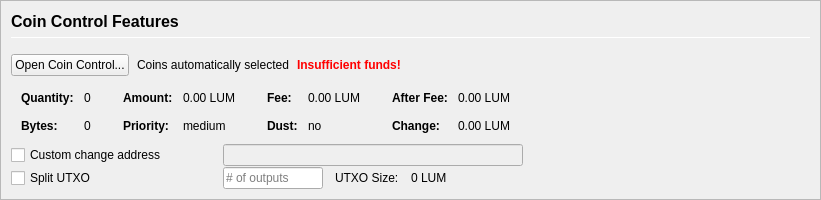
         <widget class="QFrame" name="frameCoinControl">
          <property name="sizePolicy">
           <sizepolicy hsizetype="Expanding" vsizetype="Expanding">
            <horstretch>0</horstretch>
            <verstretch>0</verstretch>
           </sizepolicy>
          </property>
          <property name="maximumSize">
           <size>
            <width>16777215</width>
            <height>16777215</height>
           </size>
          </property>
          <property name="frameShape">
           <enum>QFrame::StyledPanel</enum>
          </property>
          <property name="frameShadow">
           <enum>QFrame::Sunken</enum>
          </property>
          <layout class="QVBoxLayout" name="verticalLayoutCoinControl2">
           <property name="spacing">
            <number>0</number>
           </property>
           <property name="leftMargin">
            <number>0</number>
           </property>
           <property name="topMargin">
            <number>0</number>
           </property>
           <property name="rightMargin">
            <number>0</number>
           </property>
           <property name="bottomMargin">
            <number>0</number>
           </property>
           <item>
            <widget class="QFrame" name="frameCoinControl_BG">
             <layout class="QVBoxLayout" name="verticalLayoutCoinControl" stretch="0,0,0,0,0,0">
              <property name="spacing">
               <number>1</number>
              </property>
              <property name="leftMargin">
               <number>10</number>
              </property>
              <property name="topMargin">
               <number>10</number>
              </property>
              <item>
               <layout class="QHBoxLayout" name="horizontalLayoutCoinControl1">
                <property name="bottomMargin">
                 <number>15</number>
                </property>
                <item>
                 <layout class="QVBoxLayout" name="verticalLayout_3">
                  <property name="spacing">
                   <number>6</number>
                  </property>
                  <item>
                   <widget class="QLabel" name="labelCoinControlFeatures">
                    <property name="sizePolicy">
                     <sizepolicy hsizetype="Preferred" vsizetype="Maximum">
                      <horstretch>0</horstretch>
                      <verstretch>0</verstretch>
                     </sizepolicy>
                    </property>
                    <property name="minimumSize">
                     <size>
                      <width>0</width>
                      <height>20</height>
                     </size>
                    </property>
                    <property name="font">
                     <font>
                      <pointsize>12</pointsize>
                      <weight>75</weight>
                      <bold>true</bold>
                     </font>
                    </property>
                    <property name="styleSheet">
                     <string notr="true">font-weight:bold;</string>
                    </property>
                    <property name="text">
                     <string>Coin Control Features</string>
                    </property>
                   </widget>
                  </item>
                  <item>
                   <widget class="Line" name="line">
                    <property name="minimumSize">
                     <size>
                      <width>0</width>
                      <height>1</height>
                     </size>
                    </property>
                    <property name="maximumSize">
                     <size>
                      <width>16777215</width>
                      <height>1</height>
                     </size>
                    </property>
                    <property name="orientation">
                     <enum>Qt::Horizontal</enum>
                    </property>
                   </widget>
                  </item>
                 </layout>
                </item>
               </layout>
              </item>
              <item>
               <layout class="QHBoxLayout" name="horizontalLayoutCoinControl2" stretch="0,0,0,0">
                <property name="spacing">
                 <number>8</number>
                </property>
                <property name="bottomMargin">
                 <number>10</number>
                </property>
                <item>
                 <widget class="QPushButton" name="pushButtonCoinControl">
                  <property name="styleSheet">
                   <string notr="true"/>
                  </property>
                  <property name="text">
                   <string>Open Coin Control...</string>
                  </property>
                  <property name="autoDefault">
                   <bool>false</bool>
                  </property>
                 </widget>
                </item>
                <item>
                 <widget class="QLabel" name="labelCoinControlAutomaticallySelected">
                  <property name="text">
                   <string>Coins automatically selected</string>
                  </property>
                  <property name="margin">
                   <number>5</number>
                  </property>
                 </widget>
                </item>
                <item>
                 <widget class="QLabel" name="labelCoinControlInsuffFunds">
                  <property name="font">
                   <font>
                    <weight>75</weight>
                    <bold>true</bold>
                   </font>
                  </property>
                  <property name="styleSheet">
                   <string notr="true">color:red;font-weight:bold;</string>
                  </property>
                  <property name="text">
                   <string>Insufficient funds!</string>
                  </property>
                  <property name="margin">
                   <number>5</number>
                  </property>
                 </widget>
                </item>
                <item>
                 <spacer name="horizontalSpacerCoinControl">
                  <property name="orientation">
                   <enum>Qt::Horizontal</enum>
                  </property>
                  <property name="sizeHint" stdset="0">
                   <size>
                    <width>40</width>
                    <height>1</height>
                   </size>
                  </property>
                 </spacer>
                </item>
               </layout>
              </item>
              <item>
               <widget class="QWidget" name="widgetCoinControl" native="true">
                <property name="sizePolicy">
                 <sizepolicy hsizetype="Preferred" vsizetype="Preferred">
                  <horstretch>0</horstretch>
                  <verstretch>0</verstretch>
                 </sizepolicy>
                </property>
                <property name="minimumSize">
                 <size>
                  <width>0</width>
                  <height>0</height>
                 </size>
                </property>
                <property name="styleSheet">
                 <string notr="true"/>
                </property>
                <layout class="QHBoxLayout" name="horizontalLayoutCoinControl5">
                 <property name="leftMargin">
                  <number>0</number>
                 </property>
                 <property name="topMargin">
                  <number>0</number>
                 </property>
                 <property name="rightMargin">
                  <number>0</number>
                 </property>
                 <property name="bottomMargin">
                  <number>0</number>
                 </property>
                 <item>
                  <layout class="QHBoxLayout" name="horizontalLayoutCoinControl3" stretch="0,0,0,1">
                   <property name="spacing">
                    <number>20</number>
                   </property>
                   <property name="topMargin">
                    <number>0</number>
                   </property>
                   <property name="bottomMargin">
                    <number>10</number>
                   </property>
                   <item>
                    <layout class="QFormLayout" name="formLayoutCoinControl1">
                     <property name="horizontalSpacing">
                      <number>10</number>
                     </property>
                     <property name="verticalSpacing">
                      <number>14</number>
                     </property>
                     <property name="leftMargin">
                      <number>10</number>
                     </property>
                     <property name="topMargin">
                      <number>4</number>
                     </property>
                     <property name="rightMargin">
                      <number>6</number>
                     </property>
                     <item row="0" column="0">
                      <widget class="QLabel" name="labelCoinControlQuantityText">
                       <property name="font">
                        <font>
                         <weight>75</weight>
                         <bold>true</bold>
                        </font>
                       </property>
                       <property name="text">
                        <string>Quantity:</string>
                       </property>
                       <property name="margin">
                        <number>0</number>
                       </property>
                      </widget>
                     </item>
                     <item row="0" column="1">
                      <widget class="QLabel" name="labelCoinControlQuantity">
                       <property name="cursor">
                        <cursorShape>IBeamCursor</cursorShape>
                       </property>
                       <property name="contextMenuPolicy">
                        <enum>Qt::ActionsContextMenu</enum>
                       </property>
                       <property name="text">
                        <string notr="true">0</string>
                       </property>
                       <property name="margin">
                        <number>0</number>
                       </property>
                       <property name="textInteractionFlags">
                        <set>Qt::LinksAccessibleByMouse|Qt::TextSelectableByKeyboard|Qt::TextSelectableByMouse</set>
                       </property>
                      </widget>
                     </item>
                     <item row="1" column="0">
                      <widget class="QLabel" name="labelCoinControlBytesText">
                       <property name="font">
                        <font>
                         <weight>75</weight>
                         <bold>true</bold>
                        </font>
                       </property>
                       <property name="text">
                        <string>Bytes:</string>
                       </property>
                      </widget>
                     </item>
                     <item row="1" column="1">
                      <widget class="QLabel" name="labelCoinControlBytes">
                       <property name="cursor">
                        <cursorShape>IBeamCursor</cursorShape>
                       </property>
                       <property name="contextMenuPolicy">
                        <enum>Qt::ActionsContextMenu</enum>
                       </property>
                       <property name="text">
                        <string notr="true">0</string>
                       </property>
                       <property name="textInteractionFlags">
                        <set>Qt::LinksAccessibleByMouse|Qt::TextSelectableByKeyboard|Qt::TextSelectableByMouse</set>
                       </property>
                      </widget>
                     </item>
                    </layout>
                   </item>
                   <item>
                    <layout class="QFormLayout" name="formLayoutCoinControl2">
                     <property name="horizontalSpacing">
                      <number>10</number>
                     </property>
                     <property name="verticalSpacing">
                      <number>14</number>
                     </property>
                     <property name="leftMargin">
                      <number>6</number>
                     </property>
                     <property name="topMargin">
                      <number>4</number>
                     </property>
                     <property name="rightMargin">
                      <number>6</number>
                     </property>
                     <item row="0" column="0">
                      <widget class="QLabel" name="labelCoinControlAmountText">
                       <property name="font">
                        <font>
                         <weight>75</weight>
                         <bold>true</bold>
                        </font>
                       </property>
                       <property name="text">
                        <string>Amount:</string>
                       </property>
                       <property name="margin">
                        <number>0</number>
                       </property>
                      </widget>
                     </item>
                     <item row="0" column="1">
                      <widget class="QLabel" name="labelCoinControlAmount">
                       <property name="cursor">
                        <cursorShape>IBeamCursor</cursorShape>
                       </property>
                       <property name="contextMenuPolicy">
                        <enum>Qt::ActionsContextMenu</enum>
                       </property>
                       <property name="text">
                        <string notr="true">0.00 LUM</string>
                       </property>
                       <property name="textInteractionFlags">
                        <set>Qt::LinksAccessibleByMouse|Qt::TextSelectableByKeyboard|Qt::TextSelectableByMouse</set>
                       </property>
                      </widget>
                     </item>
                     <item row="1" column="0">
                      <widget class="QLabel" name="labelCoinControlPriorityText">
                       <property name="font">
                        <font>
                         <weight>75</weight>
                         <bold>true</bold>
                        </font>
                       </property>
                       <property name="text">
                        <string>Priority:</string>
                       </property>
                      </widget>
                     </item>
                     <item row="1" column="1">
                      <widget class="QLabel" name="labelCoinControlPriority">
                       <property name="cursor">
                        <cursorShape>IBeamCursor</cursorShape>
                       </property>
                       <property name="contextMenuPolicy">
                        <enum>Qt::ActionsContextMenu</enum>
                       </property>
                       <property name="text">
                        <string>medium</string>
                       </property>
                       <property name="textInteractionFlags">
                        <set>Qt::LinksAccessibleByMouse|Qt::TextSelectableByKeyboard|Qt::TextSelectableByMouse</set>
                       </property>
                      </widget>
                     </item>
                    </layout>
                   </item>
                   <item>
                    <layout class="QFormLayout" name="formLayoutCoinControl3">
                     <property name="horizontalSpacing">
                      <number>10</number>
                     </property>
                     <property name="verticalSpacing">
                      <number>14</number>
                     </property>
                     <property name="leftMargin">
                      <number>6</number>
                     </property>
                     <property name="topMargin">
                      <number>4</number>
                     </property>
                     <property name="rightMargin">
                      <number>6</number>
                     </property>
                     <item row="0" column="0">
                      <widget class="QLabel" name="labelCoinControlFeeText">
                       <property name="font">
                        <font>
                         <weight>75</weight>
                         <bold>true</bold>
                        </font>
                       </property>
                       <property name="text">
                        <string>Fee:</string>
                       </property>
                       <property name="margin">
                        <number>0</number>
                       </property>
                      </widget>
                     </item>
                     <item row="0" column="1">
                      <widget class="QLabel" name="labelCoinControlFee">
                       <property name="cursor">
                        <cursorShape>IBeamCursor</cursorShape>
                       </property>
                       <property name="contextMenuPolicy">
                        <enum>Qt::ActionsContextMenu</enum>
                       </property>
                       <property name="text">
                        <string notr="true">0.00 LUM</string>
                       </property>
                       <property name="textInteractionFlags">
                        <set>Qt::LinksAccessibleByMouse|Qt::TextSelectableByKeyboard|Qt::TextSelectableByMouse</set>
                       </property>
                      </widget>
                     </item>
                     <item row="1" column="0">
                      <widget class="QLabel" name="labelCoinControlLowOutputText">
                       <property name="font">
                        <font>
                         <weight>75</weight>
                         <bold>true</bold>
                        </font>
                       </property>
                       <property name="text">
                        <string>Dust:</string>
                       </property>
                      </widget>
                     </item>
                     <item row="1" column="1">
                      <widget class="QLabel" name="labelCoinControlLowOutput">
                       <property name="cursor">
                        <cursorShape>IBeamCursor</cursorShape>
                       </property>
                       <property name="contextMenuPolicy">
                        <enum>Qt::ActionsContextMenu</enum>
                       </property>
                       <property name="text">
                        <string>no</string>
                       </property>
                       <property name="textInteractionFlags">
                        <set>Qt::LinksAccessibleByMouse|Qt::TextSelectableByKeyboard|Qt::TextSelectableByMouse</set>
                       </property>
                      </widget>
                     </item>
                    </layout>
                   </item>
                   <item>
                    <layout class="QFormLayout" name="formLayoutCoinControl4">
                     <property name="horizontalSpacing">
                      <number>10</number>
                     </property>
                     <property name="verticalSpacing">
                      <number>14</number>
                     </property>
                     <property name="leftMargin">
                      <number>6</number>
                     </property>
                     <property name="topMargin">
                      <number>4</number>
                     </property>
                     <property name="rightMargin">
                      <number>6</number>
                     </property>
                     <item row="0" column="0">
                      <widget class="QLabel" name="labelCoinControlAfterFeeText">
                       <property name="font">
                        <font>
                         <weight>75</weight>
                         <bold>true</bold>
                        </font>
                       </property>
                       <property name="text">
                        <string>After Fee:</string>
                       </property>
                       <property name="margin">
                        <number>0</number>
                       </property>
                      </widget>
                     </item>
                     <item row="0" column="1">
                      <widget class="QLabel" name="labelCoinControlAfterFee">
                       <property name="cursor">
                        <cursorShape>IBeamCursor</cursorShape>
                       </property>
                       <property name="contextMenuPolicy">
                        <enum>Qt::ActionsContextMenu</enum>
                       </property>
                       <property name="text">
                        <string notr="true">0.00 LUM</string>
                       </property>
                       <property name="textInteractionFlags">
                        <set>Qt::LinksAccessibleByMouse|Qt::TextSelectableByKeyboard|Qt::TextSelectableByMouse</set>
                       </property>
                      </widget>
                     </item>
                     <item row="1" column="0">
                      <widget class="QLabel" name="labelCoinControlChangeText">
                       <property name="font">
                        <font>
                         <weight>75</weight>
                         <bold>true</bold>
                        </font>
                       </property>
                       <property name="text">
                        <string>Change:</string>
                       </property>
                      </widget>
                     </item>
                     <item row="1" column="1">
                      <widget class="QLabel" name="labelCoinControlChange">
                       <property name="cursor">
                        <cursorShape>IBeamCursor</cursorShape>
                       </property>
                       <property name="contextMenuPolicy">
                        <enum>Qt::ActionsContextMenu</enum>
                       </property>
                       <property name="text">
                        <string notr="true">0.00 LUM</string>
                       </property>
                       <property name="textInteractionFlags">
                        <set>Qt::LinksAccessibleByMouse|Qt::TextSelectableByKeyboard|Qt::TextSelectableByMouse</set>
                       </property>
                      </widget>
                     </item>
                    </layout>
                   </item>
                  </layout>
                 </item>
                </layout>
               </widget>
              </item>
              <item>
               <layout class="QHBoxLayout" name="horizontalLayoutCoinControl4">
                <property name="spacing">
                 <number>12</number>
                </property>
                <property name="sizeConstraint">
                 <enum>QLayout::SetDefaultConstraint</enum>
                </property>
                <property name="topMargin">
                 <number>0</number>
                </property>
                <property name="rightMargin">
                 <number>0</number>
                </property>
                <item>
                 <widget class="QCheckBox" name="checkBoxCoinControlChange">
                  <property name="sizePolicy">
                   <sizepolicy hsizetype="Preferred" vsizetype="Preferred">
                    <horstretch>0</horstretch>
                    <verstretch>0</verstretch>
                   </sizepolicy>
                  </property>
                  <property name="minimumSize">
                   <size>
                    <width>200</width>
                    <height>0</height>
                   </size>
                  </property>
                  <property name="maximumSize">
                   <size>
                    <width>200</width>
                    <height>16777215</height>
                   </size>
                  </property>
                  <property name="toolTip">
                   <string>If this is activated, but the change address is empty or invalid, change will be sent to a newly generated address.</string>
                  </property>
                  <property name="text">
                   <string>Custom change address</string>
                  </property>
                 </widget>
                </item>
                <item>
                 <widget class="QValidatedLineEdit" name="lineEditCoinControlChange">
                  <property name="enabled">
                   <bool>false</bool>
                  </property>
                  <property name="sizePolicy">
                   <sizepolicy hsizetype="Preferred" vsizetype="Preferred">
                    <horstretch>0</horstretch>
                    <verstretch>0</verstretch>
                   </sizepolicy>
                  </property>
                  <property name="minimumSize">
                   <size>
                    <width>300</width>
                    <height>0</height>
                   </size>
                  </property>
                 </widget>
                </item>
                <item>
                 <widget class="QLabel" name="labelCoinControlChangeLabel">
                  <property name="sizePolicy">
                   <sizepolicy hsizetype="Preferred" vsizetype="Preferred">
                    <horstretch>0</horstretch>
                    <verstretch>0</verstretch>
                   </sizepolicy>
                  </property>
                  <property name="minimumSize">
                   <size>
                    <width>100</width>
                    <height>0</height>
                   </size>
                  </property>
                  <property name="text">
                   <string/>
                  </property>
                  <property name="margin">
                   <number>3</number>
                  </property>
                 </widget>
                </item>
               </layout>
              </item>
              <item>
               <layout class="QHBoxLayout" name="horizontalLayoutCoinControl6">
                <property name="spacing">
                 <number>12</number>
                </property>
                <property name="rightMargin">
                 <number>0</number>
                </property>
                <item>
                 <widget class="QCheckBox" name="splitBlockCheckBox">
                  <property name="sizePolicy">
                   <sizepolicy hsizetype="Preferred" vsizetype="Preferred">
                    <horstretch>0</horstretch>
                    <verstretch>0</verstretch>
                   </sizepolicy>
                  </property>
                  <property name="minimumSize">
                   <size>
                    <width>200</width>
                    <height>0</height>
                   </size>
                  </property>
                  <property name="maximumSize">
                   <size>
                    <width>200</width>
                    <height>16777215</height>
                   </size>
                  </property>
                  <property name="text">
                   <string>Split UTXO</string>
                  </property>
                 </widget>
                </item>
                <item>
                 <widget class="QLineEdit" name="splitBlockLineEdit">
                  <property name="sizePolicy">
                   <sizepolicy hsizetype="Preferred" vsizetype="Preferred">
                    <horstretch>50</horstretch>
                    <verstretch>0</verstretch>
                   </sizepolicy>
                  </property>
                  <property name="minimumSize">
                   <size>
                    <width>100</width>
                    <height>0</height>
                   </size>
                  </property>
                  <property name="maximumSize">
                   <size>
                    <width>100</width>
                    <height>16777215</height>
                   </size>
                  </property>
                  <property name="placeholderText">
                   <string># of outputs</string>
                  </property>
                 </widget>
                </item>
                <item>
                 <widget class="QLabel" name="labelBlockSizeText">
                  <property name="text">
                   <string>UTXO Size:</string>
                  </property>
                 </widget>
                </item>
                <item>
                 <widget class="QLabel" name="labelBlockSize">
                  <property name="text">
                   <string>0 LUM</string>
                  </property>
                 </widget>
                </item>
                <item>
                 <spacer name="horizontalSpacer_7">
                  <property name="orientation">
                   <enum>Qt::Horizontal</enum>
                  </property>
                  <property name="sizeHint" stdset="0">
                   <size>
                    <width>40</width>
                    <height>20</height>
                   </size>
                  </property>
                 </spacer>
                </item>
               </layout>
              </item>
              <item>
               <spacer name="verticalSpacerCoinControl">
                <property name="orientation">
                 <enum>Qt::Vertical</enum>
                </property>
                <property name="sizeHint" stdset="0">
                 <size>
                  <width>800</width>
                  <height>1</height>
                 </size>
                </property>
               </spacer>
              </item>
             </layout>
            </widget>
           </item>
          </layout>
         </widget>
